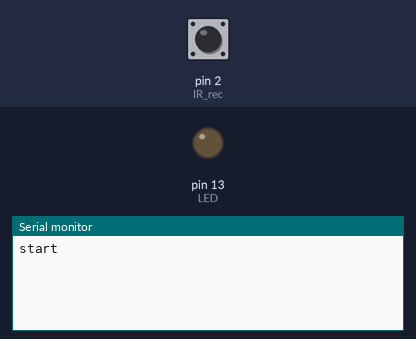
The sketch below on a simulated Arduino Uno, built with avr-gcc and run on an emulated ATmega328P. Parts: output pins drawn as LEDs (lit = HIGH), the last lines printed to the serial monitor. Inputs (shaded band) come from the test bench; at power-on: pin 2 (IR_rec) HIGH.

Above: at 1.2 s.
1.3 s: pin 2 (IR_rec) driven LOW
At 1.7 s:
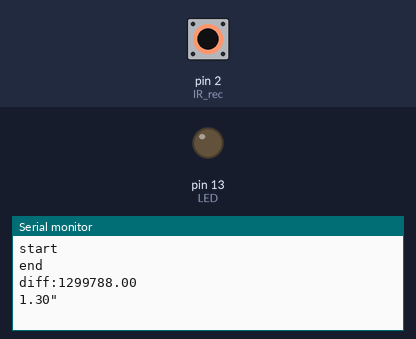
2.8 s: pin 2 (IR_rec) pulsed HIGH 2 times (0.12 s each, 0.3 s apart)
At 3.8 s:
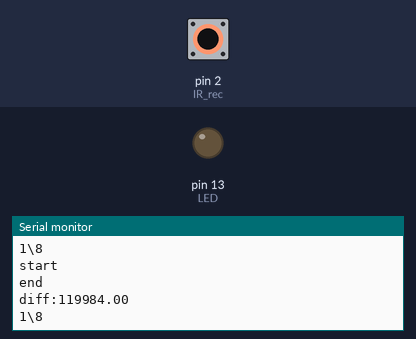

Measured:
- after the input at 1.3 s, the serial monitor: prints a new line at once (image 1)
- after the input at 2.8 s, the serial monitor: prints a new line after 0.13 s (image 2)

The sketch:

led_test.ino
```cpp
const int IR_rec = 2;
const int LED = 13;

void setup()
{
  Serial.begin(9600);
  pinMode(IR_rec, INPUT);
  pinMode(LED, OUTPUT);
}

void loop()
{
  int IR_status = digitalRead(IR_rec);
  if (IR_status == 0) {
    return;
  }
  Serial.println("start");
  unsigned long begin_time = micros();
  while (digitalRead(IR_rec) != 0) {
    //
  }
  Serial.println("end");
  double diff = double(micros()-begin_time);
  Serial.print("diff:");
  Serial.println(diff);
  if (diff > 1000000) {
    Serial.print(diff/1000000);
    Serial.println("\"");
  } else {
    Serial.print("1\\");
    Serial.println(round(1000000/diff));
  }
}
```
